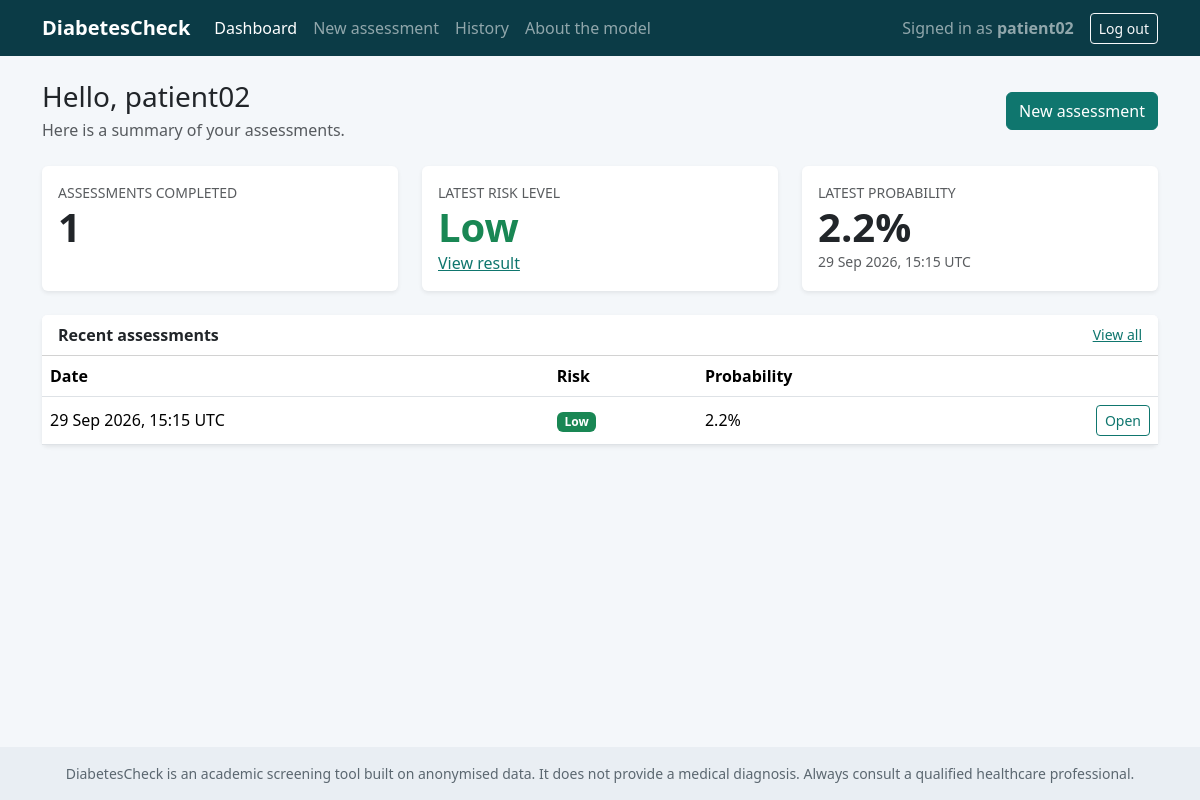
/dashboard (signed in), run on the app's committed database.
### app/models.py (models this page shows, shortened)
class User(UserMixin, db.Model):
    __tablename__ = "users"
    id = db.Column(db.Integer, primary_key=True)
    username = db.Column(db.String(30), unique=True, nullable=False, index=True)
    email = db.Column(db.String(120), unique=True, nullable=False, index=True)
    password_hash = db.Column(db.String(255), nullable=False)
    created_at = db.Column(db.DateTime, default=utcnow, nullable=False)
    predictions = db.relationship(
        "Prediction", backref="user", lazy="dynamic", cascade="all, delete-orphan"
    )

class Prediction(db.Model):
    __tablename__ = "predictions"
    id = db.Column(db.Integer, primary_key=True)
    user_id = db.Column(db.Integer, db.ForeignKey("users.id"), nullable=False, index=True)
    gender = db.Column(db.String(10), nullable=False)
    age = db.Column(db.Float, nullable=False)
    hypertension = db.Column(db.Integer, nullable=False)
    heart_disease = db.Column(db.Integer, nullable=False)
    smoking_history = db.Column(db.String(20), nullable=False)
    bmi = db.Column(db.Float, nullable=False)
    hba1c_level = db.Column(db.Float, nullable=False)
    blood_glucose_level = db.Column(db.Float, nullable=False)
    risk_probability = db.Column(db.Float, nullable=False)
    risk_level = db.Column(db.String(20), nullable=False)
    predicted_class = db.Column(db.Integer, nullable=False)
    recommendations = db.Column(db.Text, nullable=False, default="[]")
    created_at = db.Column(db.DateTime, default=utcnow, nullable=False, index=True)
    @property
    def probability_pct(self):
        return round(self.risk_probability * 100, 1)
    @property
    def level_class(self):
        return {"Low": "success", "Moderate": "warning", "High": "danger"}[self.risk_level]

### app/main.py (the view)
@bp.route("/dashboard")
@login_required
def dashboard():
    base = select(Prediction).where(Prediction.user_id == current_user.id)
    total = db.session.scalar(
        select(func.count()).select_from(Prediction).where(Prediction.user_id == current_user.id)
    )
    recent = db.session.scalars(base.order_by(Prediction.created_at.desc()).limit(5)).all()
    latest = recent[0] if recent else None
    return render_template("dashboard.html", total=total, latest=latest, recent=recent)

### app/__init__.py (called while the page is built)
def create_app(config_class=Config):
    app = Flask(__name__)
    app.config.from_object(config_class)
    db.init_app(app)
    login_manager.init_app(app)
    csrf.init_app(app)
    from .auth import bp as auth_bp
    from .main import bp as main_bp
    app.register_blueprint(auth_bp)
    app.register_blueprint(main_bp)
    @app.template_filter("datefmt")
    def datefmt(value):
        return value.strftime("%d %b %Y, %H:%M") + " UTC"
    @app.template_filter("smoking_label")
    def smoking_label(value):
        return SMOKING_LABELS.get(value, value)
    @app.errorhandler(404)
    def not_found(error):
        return render_template("404.html"), 404
    @app.errorhandler(500)
    def server_error(error):
        db.session.rollback()
        return render_template("500.html"), 500
    with app.app_context():
        db.create_all()
    get_model()
    return app

### app/models.py (called while the page is built)
@login_manager.user_loader
def load_user(user_id):
    return db.session.get(User, int(user_id))

### app/templates/dashboard.html (shortened to what this page needs)
{% extends "base.html" %}
{% block content %}
<div class="d-flex flex-wrap justify-content-between align-items-center mb-4 gap-2">
  <div>
    <h1 class="h3 mb-1">Hello, {{ current_user.username }}</h1>
    <p class="text-muted mb-0">Here is a summary of your assessments.</p>
  </div>
  <a class="btn btn-primary" href="{{ url_for('main.predict_view') }}">New assessment</a>
</div>
<div class="row g-4 mb-4">
  <div class="col-md-4">
    <div class="card border-0 shadow-sm h-100"><div class="card-body">
      <div class="text-muted small text-uppercase">Assessments completed</div>
      <div class="display-6 fw-bold">{{ total }}</div>
    </div></div>
  </div>
  <div class="col-md-4">
    <div class="card border-0 shadow-sm h-100"><div class="card-body">
      <div class="text-muted small text-uppercase">Latest risk level</div>
      {% if latest %}
      <div class="display-6 fw-bold text-{{ latest.level_class }}">{{ latest.risk_level }}</div>
      <a href="{{ url_for('main.result', prediction_id=latest.id) }}">View result</a>
      {% else %}
      <div class="display-6 fw-bold text-muted">-</div>
      {% endif %}
    </div></div>
  </div>
  <div class="col-md-4">
    <div class="card border-0 shadow-sm h-100"><div class="card-body">
      <div class="text-muted small text-uppercase">Latest probability</div>
      {% if latest %}
      <div class="display-6 fw-bold">{{ latest.probability_pct }}%</div>
      <div class="text-muted small">{{ latest.created_at|datefmt }}</div>
      {% else %}
      <div class="display-6 fw-bold text-muted">-</div>
      {% endif %}
    </div></div>
  </div>
</div>
<div class="card border-0 shadow-sm">
  <div class="card-header bg-white d-flex justify-content-between align-items-center">
    <strong>Recent assessments</strong>
    <a href="{{ url_for('main.history') }}" class="small">View all</a>
  </div>
  {% if recent %}
  <div class="table-responsive">
    <table class="table align-middle mb-0">
      <thead><tr><th>Date</th><th>Risk</th><th>Probability</th><th></th></tr></thead>
      <tbody>
        {% for item in recent %}
        <tr>
          <td>{{ item.created_at|datefmt }}</td>
          <td><span class="badge text-bg-{{ item.level_class }}">{{ item.risk_level }}</span></td>
          <td>{{ item.probability_pct }}%</td>
          <td class="text-end"><a class="btn btn-sm btn-outline-primary" href="{{ url_for('main.result', prediction_id=item.id) }}">Open</a></td>
        </tr>
        {% endfor %}
      </tbody>
    </table>
  </div>
  {% else %}
  <div class="card-body text-center text-muted py-5">
    You have not completed an assessment yet.
    <div class="mt-3"><a class="btn btn-primary" href="{{ url_for('main.predict_view') }}">Start your first assessment</a></div>
  </div>
  {% endif %}
</div>
{% endblock %}

### app/templates/base.html (shortened to what this page needs)
<!DOCTYPE html>
<html lang="en">
<head>
  <link href="https://cdn.jsdelivr.net/npm/bootstrap@5.3.3/dist/css/bootstrap.min.css" rel="stylesheet">
  <link href="{{ url_for('static', filename='css/style.css') }}" rel="stylesheet">
</head>
<body class="d-flex flex-column min-vh-100">
  <nav class="navbar navbar-expand-lg navbar-dark app-nav">
    <div class="container">
      <a class="navbar-brand fw-bold" href="{{ url_for('main.index') }}">DiabetesCheck</a>
      <div class="collapse navbar-collapse" id="nav">
        <ul class="navbar-nav me-auto">
          {% if current_user.is_authenticated %}
          <li class="nav-item"><a class="nav-link {{ 'active' if request.endpoint == 'main.dashboard' }}" href="{{ url_for('main.dashboard') }}">Dashboard</a></li>
          <li class="nav-item"><a class="nav-link {{ 'active' if request.endpoint == 'main.predict_view' }}" href="{{ url_for('main.predict_view') }}">New assessment</a></li>
          <li class="nav-item"><a class="nav-link {{ 'active' if request.endpoint == 'main.history' }}" href="{{ url_for('main.history') }}">History</a></li>
          {% endif %}
          <li class="nav-item"><a class="nav-link {{ 'active' if request.endpoint == 'main.about' }}" href="{{ url_for('main.about') }}">About the model</a></li>
        </ul>
        <ul class="navbar-nav align-items-lg-center gap-lg-2">
          {% if current_user.is_authenticated %}
          <li class="nav-item"><span class="navbar-text me-lg-2">Signed in as <strong>{{ current_user.username }}</strong></span></li>
          <li class="nav-item">
            <form method="post" action="{{ url_for('auth.logout') }}">
              <button class="btn btn-outline-light btn-sm" type="submit">Log out</button>
            </form>
          </li>
          {% else %}
          <li class="nav-item"><a class="nav-link" href="{{ url_for('auth.login') }}">Log in</a></li>
          <li class="nav-item"><a class="btn btn-light btn-sm" href="{{ url_for('auth.register') }}">Register</a></li>
          {% endif %}
        </ul>
      </div>
    </div>
  </nav>
  <main class="container py-4 flex-grow-1">
    {% block content %}{% endblock %}
  </main>
  <footer class="app-footer py-3">
    <div class="container small text-center">
      DiabetesCheck is an academic screening tool built on anonymised data. It does not provide a medical diagnosis. Always consult a qualified healthcare professional.
    </div>
  </footer>
</body>
</html>

### app/static/css/style.css (style rules this page uses)
:root { --brand: #0f766e; --brand-dark: #0b3b46; --low: #198754; --moderate: #f59f00; --high: #dc3545; }
body { background: #f4f7fa; }
.app-nav { background: var(--brand-dark); }
.app-footer { background: #e9eef3; color: #5b6770; }
.btn-primary { --bs-btn-bg: var(--brand); --bs-btn-border-color: var(--brand); --bs-btn-hover-bg: #0c5f59; --bs-btn-hover-border-color: #0c5f59; --bs-btn-active-bg: #0a5450; --bs-btn-active-border-color: #0a5450; }
.btn-outline-primary { --bs-btn-color: var(--brand); --bs-btn-border-color: var(--brand); --bs-btn-hover-bg: var(--brand); --bs-btn-hover-border-color: var(--brand); --bs-btn-active-bg: var(--brand); --bs-btn-active-border-color: var(--brand); }
a { color: var(--brand); }

### data on the page
User: username "patient02"
Prediction: risk_level "Low", probability_pct "2.2", created_at "29 Sep 2026, 15:15 UTC"

### other printed values
{{ total }} "1"
